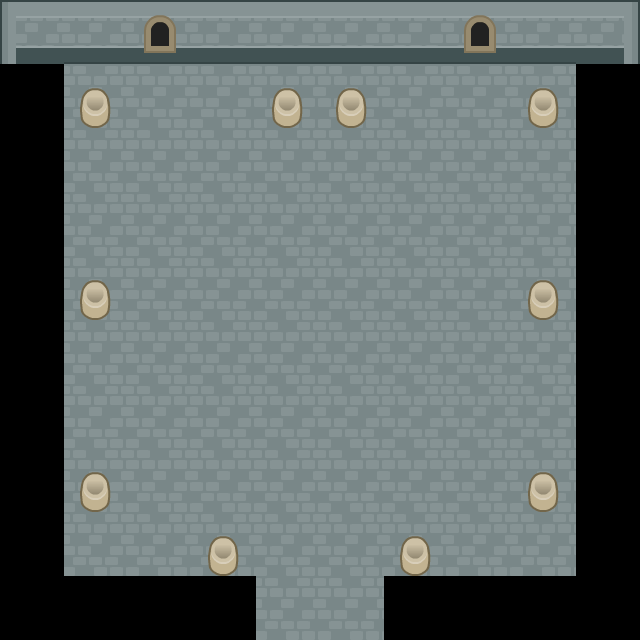

Tiled map render using the project's own tile images. Description and the whole map definition, tile-layer contents included, below:
An orthogonal 10x10 tile map with 64x64 px tiles, 2 tile layers (Calque de Tile 1, Calque 2).

<map version="2017.05.16" orientation="orthogonal" renderorder="right-down" width="10" height="10" tilewidth="64" tileheight="64" nextobjectid="1">
 <tileset firstgid="1" source="FinalTileSet.tsx" />
 <layer name="Calque de Tile 1" width="10" height="10">
  <data encoding="csv">
97,90,90,90,90,90,90,90,90,98,
79,75,75,75,75,75,75,75,75,80,
79,75,75,75,75,75,75,75,75,80,
79,75,75,75,75,75,75,75,75,80,
79,75,75,75,75,75,75,75,75,80,
79,75,75,75,75,75,75,75,75,80,
79,75,75,75,75,75,75,75,75,80,
79,75,75,75,75,75,75,75,75,80,
79,75,75,75,75,75,75,75,75,80,
99,119,119,100,75,75,99,119,119,100
</data>
 </layer>
 <layer name="Calque 2" width="10" height="10">
  <data encoding="csv">
0,0,194,0,0,0,0,194,0,0,
0,249,0,0,249,249,0,0,249,0,
0,0,0,0,0,0,0,0,0,0,
0,0,0,0,0,0,0,0,0,0,
0,249,0,0,0,0,0,0,249,0,
0,0,0,0,0,0,0,0,0,0,
0,0,0,0,0,0,0,0,0,0,
0,249,0,0,0,0,0,0,249,0,
0,0,0,249,0,0,249,0,0,0,
0,0,0,0,0,0,0,0,0,0
</data>
 </layer>
</map>